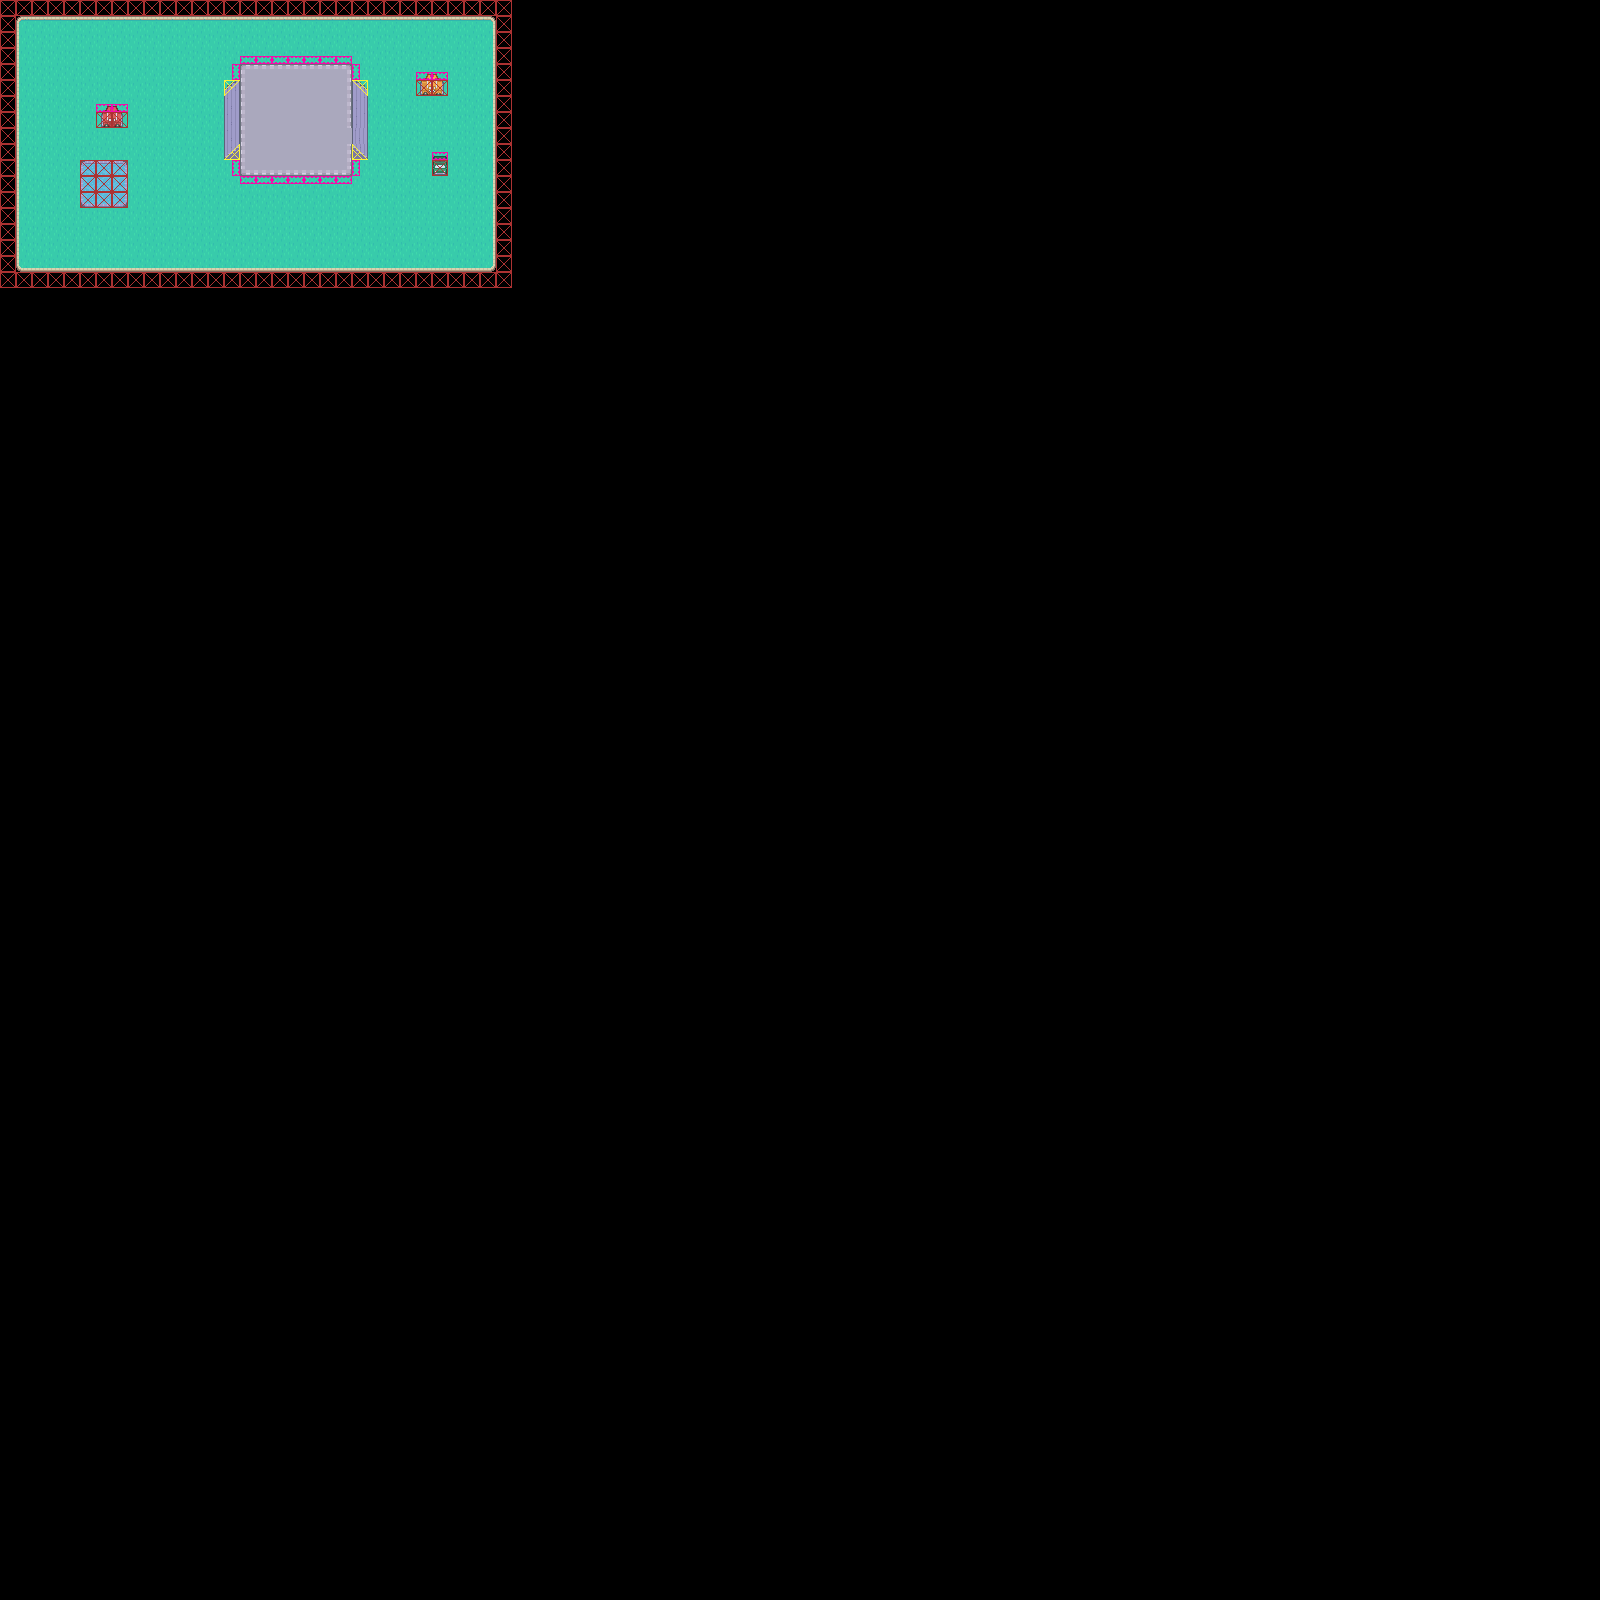

Rendered tile map (Tiled .tmx) drawn with the repository's tilesets; below, a short description and the map source with its tile grids summarised:
An orthogonal 100x100 tile map with 16x16 px tiles, 3 tile layers (Level 0, Level 1, Collision), 2 tilesets.

<map version="1.10" tiledversion="1.11.2" orientation="orthogonal" renderorder="right-down" width="100" height="100" tilewidth="16" tileheight="16" infinite="0" nextlayerid="4" nextobjectid="1">
 <editorsettings>
  <export target="CSVs/Collision.csv" format="csv" />
 </editorsettings>
 <tileset firstgid="1" source="Overworld.tsx" />
 <tileset firstgid="487" source="Collision.tsx" />
 <layer id="1" name="Level 0" width="100" height="100">
  <data>[10000 cells, 480 non-empty, 9 distinct tile ids]</data>
 </layer>
 <layer id="2" name="Level 1" width="100" height="100">
  <data>[10000 cells, 78 non-empty, 34 distinct tile ids]</data>
 </layer>
 <layer id="3" name="Collision" width="100" height="100">
  <data>[10000 cells, 137 non-empty, 9 distinct tile ids]</data>
 </layer>
</map>
